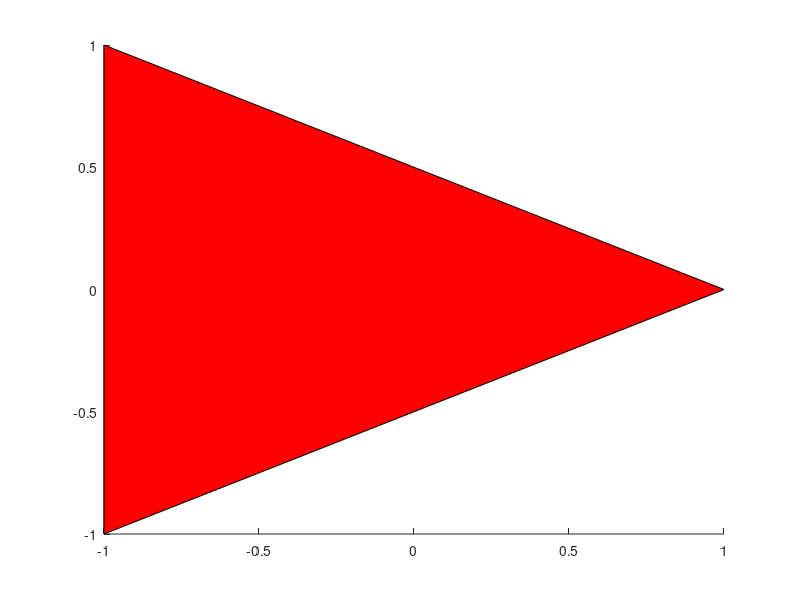

Source code (MATLAB): (Note: this script raises an error after producing the figure.)
%% Fazer a figura anterior rotacionar

% Limpar todas as variaveis, janelas e o command window
close all; clear all; clc;

h = patch([1 -1 -1],[0 1 -1],[0 0 0],[1 0 0]);
theta = 45;

% Transformação Rotacional em y
Roty = [[cosd(theta)  0 sind(theta)];
       [         0  1          0];
       [-sind(theta) 0 cosd(theta)]];
 
h.Vertices = (Roty*h.Vertices')'
axis([-.5 1.5 -1.5 1.5 -1.5 1.5])

axis equal
view(30,30)

xlabel('x')
ylabel('y')
zlabel('z')
grid on